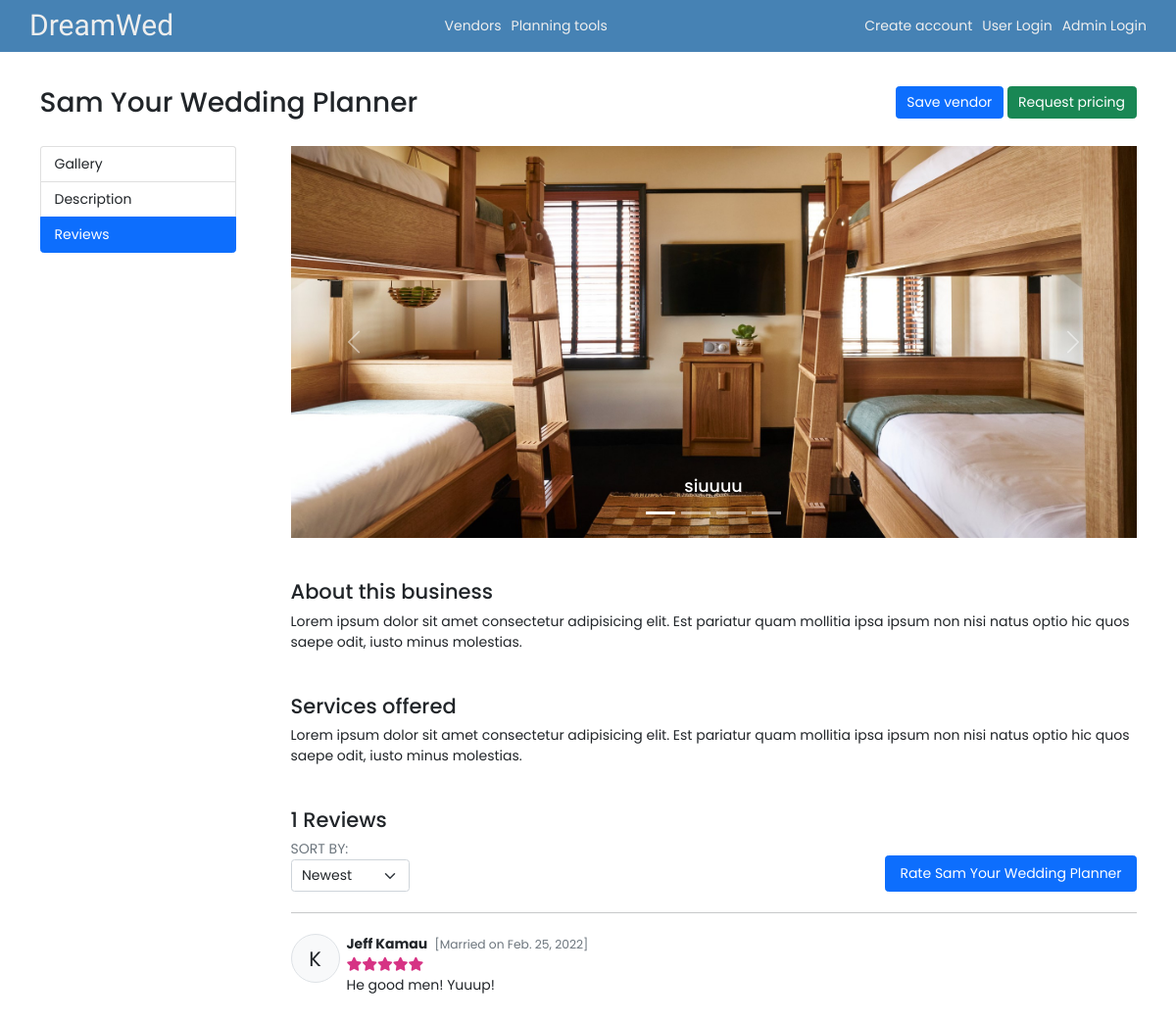
The app's page /vendors/19/details with its own data.
### dreamwed/models.py (models this page shows, shortened)
class Vendor(models.Model):
   user = models.OneToOneField(User, on_delete=CASCADE, primary_key=True)
   business_name = models.CharField(max_length=100)
   category = models.ForeignKey(
      VendorCategory,
      on_delete=SET_NULL,
      null=True,
      help_text='Select a category for your business.',
      )
   description = models.TextField(max_length=5000)
   services_offered = models.TextField(max_length=5000)
   city = models.CharField(max_length=500)
   location = models.CharField(max_length=200) # street code

class VendorImageUpload(models.Model):
   vendor = models.ForeignKey(Vendor, on_delete=models.CASCADE)
   image = models.ImageField(upload_to='vendor_img_uploads')
   caption = models.CharField(max_length=500)

class Review(models.Model):
   wedplanner = models.ForeignKey(WeddingPlanner, on_delete=models.CASCADE)
   vendor = models.ForeignKey(Vendor, on_delete=models.CASCADE)
   stars = models.SmallIntegerField(
      default=5,
      validators=[
         MaxValueValidator(5),
         MinValueValidator(1)
      ]
   )
   comment = models.TextField(max_length=5000)
   created     = models.DateTimeField(auto_now_add=True)
   modified    = models.DateTimeField(auto_now=True)
   class Meta:
      ordering = ['modified', 'created']

class WeddingPlanner(models.Model):
   user = models.OneToOneField(User, on_delete=CASCADE, primary_key=True)
   partner_first_name = models.CharField(max_length=50, blank=True, null=True)
   partner_last_name = models.CharField(max_length=50, blank=True, null=True)
   wedding_date = models.DateField(blank=True, null=True)
   wedding_budget = models.FloatField(blank=True, null=True)

class User(AbstractUser):
   is_vendor = models.BooleanField(default=False)
   is_wedding_planner = models.BooleanField(default=False)
   phone_number = PhoneNumberField(blank=True, null=True, unique=True)
   profile = models.ImageField(default='default.jpg', upload_to='profile_pics')
   class Meta:
      ordering = ['last_name', 'first_name']

### dreamwed/views/wedplanner.py (the view)
# urls.py: path('vendors/<int:vendor_id>/details', wedplanner.vendor_details, name='vendor-details'),
def vendor_details(request, vendor_id):
   review_form = ReviewForm()
   vendor = Vendor.objects.get(user_id=vendor_id)
   vendor_reviews = Review.objects.filter(vendor_id=vendor_id)
   images = VendorImageUpload.objects.filter(vendor_id=vendor_id)
   context = {
      'review_form': review_form,
      'vendor': vendor,
      'vendor_images': images,
      'vendor_reviews': vendor_reviews,
   }
   return render(request, 'wedplanner/vendor-details.html', context)

### dreamwed/forms.py
class ReviewForm(ModelForm):
   class Meta:
      model = Review
      fields = ['stars', 'comment']
      widgets = {
         'stars': forms.TextInput(attrs={
            'min': 1,
            'max': 5,
            'type': 'number',
            }),
      }

### templates/wedplanner/vendor-details.html (shortened to what this page needs)
{% extends 'base.html' %}
{% load widget_tweaks %}
{% block body %}
{% include 'include/header.html' %}
<section class="intro">
   <div class="container">
      <div class="d-flex justify-content-between py-4 mt-3">
         <h2>{{ vendor.business_name }}</h2>
         <div class="cta">
            <a class="btn btn-primary" href="#">Save vendor</a>
            <a class="btn btn-success" href="#">Request pricing</a>
         </div>
      </div>
   </div>
</section>
<main>
   <div class="container grid-200-auto" id="vendor-details">
      <div class="sidebar">
         <div id="side-nav" class="list-group">
            <a class="list-group-item list-group-item-action" href="#vendor-gallery">Gallery</a>
            <a class="list-group-item list-group-item-action" href="#vendor-description">Description</a>
            <a class="list-group-item list-group-item-action" href="#vendor-reviews">Reviews</a>
         </div>
      </div>
      <div data-bs-spy="scroll" data-bs-target="#side-nav" data-bs-offset="0" class="main-content" tabindex="0">
         <div id="vendor-gallery">
         <div id="carouselVendorPictures" class="carousel slide" data-bs-ride="carousel">
            <div class="carousel-indicators">
               {% for img_file in vendor_images %}
               <button type="button" data-bs-target="#carouselVendorPictures"></button>
               {% endfor %}
            </div>
            <div class="carousel-inner">
               {% for img_file in vendor_images %}
               <div class="carousel-item">
                  <div class="d-flex align-items-end overflow-hidden" style="height: 400px;">
                     <img src="{{ img_file.image.url }}" class="d-block w-100" alt="...">
                  </div>
                  <div class="carousel-caption d-none d-md-block">
                     <h5>{{ img_file.caption }}</h5>
                  </div>
               </div>
               {% endfor %}
            </div>
            <button class="carousel-control-prev" type="button" data-bs-target="#carouselVendorPictures" data-bs-slide="prev">
               <span class="carousel-control-prev-icon" aria-hidden="true"></span>
            </button>
            <button class="carousel-control-next" type="button" data-bs-target="#carouselVendorPictures" data-bs-slide="next">
               <span class="carousel-control-next-icon" aria-hidden="true"></span>
            </button>
         </div>
         </div>
         <h4 class="mt-5" id="vendor-description">About this business</h4>
         <p>{{ vendor.description }}</p>
         <h4 class="mt-5">Services offered</h4>
         <p>{{ vendor.services_offered }}</p>
         <section class="reviews mt-5">
            <div class="d-flex align-items-end justify-content-between">
               <div>
                  <h4 id="vendor-reviews">{{ vendor_reviews|length }} Reviews</h4>
                  <div class="text-muted">SORT BY:</div>
                  <select name="sort" id="sort" class="form-select">
                     <option value="">Newest</option>
                  </select>
               </div>
               <button class="btn btn-primary px-3 py-2" data-bs-toggle="modal" data-bs-target="#rateVendor">Rate {{ vendor.business_name }}</button>
            </div>
            <hr class="my-4">
            {% if vendor_reviews %}
               {% for review in vendor_reviews %}
                  <div class="review d-flex align-items-start mb-3">
                     <div class="circle-50 d-flex align-items-center justify-content-center rounded-circle border bg-light fs-4 me-2">{{ review.wedplanner.user.last_name|make_list|first }}</div>
                     <div class="msg">
                        <strong class="me-1">{{ review.wedplanner.user.first_name }} {{ review.wedplanner.user.last_name }}</strong>
                        <small class="text-muted">[Married on {{ review.wedplanner.wedding_date }}]</small>
                        <div class="rating" data-rating="{{ review.stars }}"></div>
                        <p>{{ review.comment }}</p>
                     </div>
                  </div>
               {% endfor %}
            {% else %}
               <div class="text-center text-muted mt-5">
                  <h6>No reviews for this vendor.</h6>
                  <p>Be the first to rate {{ vendor.business_name }} services.</p>
               </div>
            {% endif %}
         </section>
      </div>
   </div>
</main>
{% endblock %}

### static/css/main.css (style rules this page uses)
html, body { font: 400 14px/1.5 'Poppins', sans-serif; }
body { margin: 0; padding: 0 0 4rem; position: relative; }
a { text-decoration: none; }
img { max-width: 100%; }
.grid-200-auto { display: grid; grid-template-columns: 200px 1fr; gap: 4rem; }
.circle-50 { --size: 50px; width: var(--size); height: var(--size); }

### records on screen
Vendor: business_name "Sam Your Wedding Planner", description "Lorem ipsum dolor sit amet consectetur adipisicing elit. Est pariatur quam mollitia ipsa ipsum non nisi natus optio hic quos saepe odit, iusto minus molestias.", services_offered "Lorem ipsum dolor sit amet consectetur adipisicing elit. Est pariatur quam mollitia ipsa ipsum non nisi natus optio hic quos saepe odit, iusto minus molestias."
VendorImageUpload: image (picture), caption "siuuuu"
Review: wedplanner.user.last_name|make_list "K", wedplanner.user.first_name "Jeff", wedplanner.user.last_name "Kamau", wedplanner.wedding_date "Feb. 25, 2022", comment "He good men! Yuuup!"

### other values on screen
{{ vendor_reviews|length }} "1"
